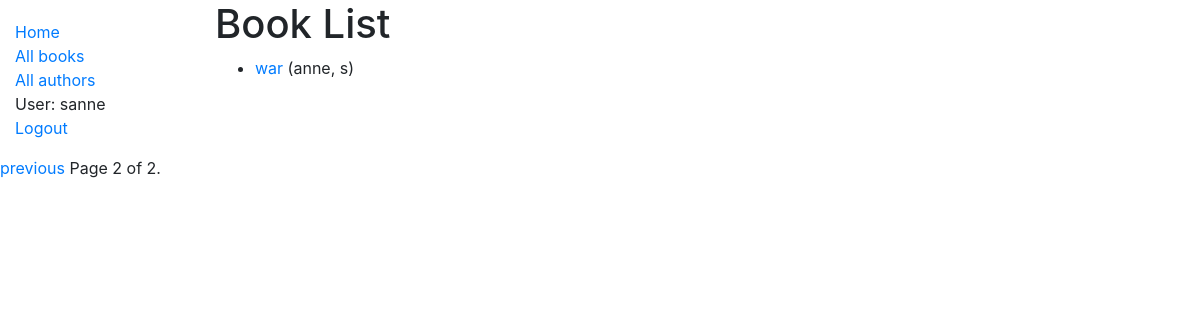
Before: /catalog/books/?page=2 (signed in) with the older database file.
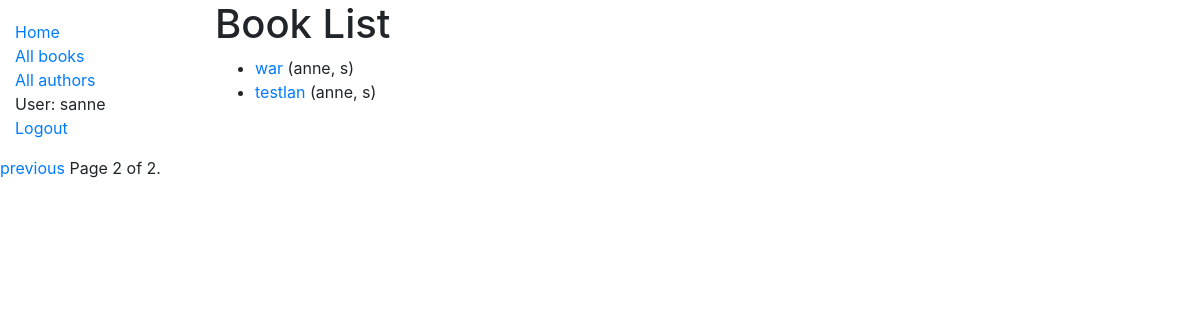
After: the same page with the newer database file.
### catalog/models.py (models this page shows, shortened)
class Book(models.Model):
    title = models.CharField(max_length=200)
    author = models.ForeignKey('Author', on_delete=models.SET_NULL, null=True)
    summary = models.TextField(max_length=1000, help_text='Enter a brief description of the book')
    isbn = models.CharField('ISBN', max_length=13, unique=True,
                             help_text='13 Character <a href="https://www.isbn-international.org/content/what-isbn">ISBN number</a>')
    genre = models.ManyToManyField(Genre, help_text='Select a genre for this book')
    language = models.ForeignKey('Language', on_delete=models.SET_NULL, null=True)
    def get_absolute_url(self):
        return reverse('book-detail', args=[str(self.id)])
    def display_genre(self):
        return ', '.join(genre.name for genre in self.genre.all()[:3])
    display_genre.shor_description= 'Genre'

class Author(models.Model):
    first_name = models.CharField(max_length=100)
    last_name = models.CharField(max_length=100)
    date_of_birth = models.DateField(null=True, blank=True)
    date_of_death = models.DateField('Died', null=True, blank=True)
    class Meta:
        ordering = ['last_name', 'first_name']
    def __str__(self):
        return f'{self.last_name}, {self.first_name}'

### catalog/views.py (the view)
# urls.py: path('books/', views.BookListView.as_view(), name='books'),
class BookListView(generic.ListView):
    model = Book
    paginate_by = 2
    def get_queryset(self):
        return Book.objects.all()

### catalog/templates/catalog/book_list.html
{% extends "base_generic.html" %}
{% block content %}
  <h1>Book List</h1>
  {% if book_list %}
  <ul>
    {% for book in book_list %}
      <li>
        <a href="{{ book.get_absolute_url }}">{{ book.title }}</a> ({{book.author}})
      </li>
    {% endfor %}
  </ul>
  {% else %}
    <p>There are no books in the library.</p>
  {% endif %}
{% endblock %}

### catalog/templates/base_generic.html (shortened to what this page needs)
<!DOCTYPE html>
<html lang="en">
<head>
  <link rel="stylesheet" href="https://cdn.jsdelivr.net/npm/bootstrap@4.5.3/dist/css/bootstrap.min.css">
  {% load static %}
  <link rel="stylesheet" href="{% static 'css/styles.css' %}">
</head>
<body>
  <div class="container-fluid">
    <div class="row">
      <div class="col-sm-2">
      {% block sidebar %}
        <ul class="sidebar-nav">
          <li><a href="{% url 'index' %}">Home</a></li>
          <li><a href="{% url 'books' %}">All books</a></li>
          <li><a href="{%  url 'authors' %}">All authors</a></li>
         {% if user.is_authenticated %}
     <li>User: {{ user.get_username }}</li>
     <li><a href="{% url 'logout'%}?next={{request.path}}">Logout</a></li>
   {% else %}
     <li><a href="{% url 'login'%}?next={{request.path}}">Login</a></li>
   {% endif %}
        </ul>
     {% endblock %}
      </div>
      <div class="col-sm-10 ">{% block content %}{% endblock %}</div>
    {% block pagination %}
    {% if is_paginated %}
        <div class="pagination">
            <span class="page-links">
                {% if page_obj.has_previous %}
                    <a href="{{ request.path }}?page={{ page_obj.previous_page_number }}">previous</a>
                {% endif %}
                <span class="page-current">
                    Page {{ page_obj.number }} of {{ page_obj.paginator.num_pages }}.
                </span>
            </span>
        </div>
    {% endif %}
  {% endblock %}
    </div>
  </div>
</body>
</html>

### catalog/static/css/styles.css (style rules this page uses)
.sidebar-nav { margin-top: 20px; padding: 0; list-style: none; }

Changed rows visible on the page:
added Book: title "testlan", author "anne, s"
